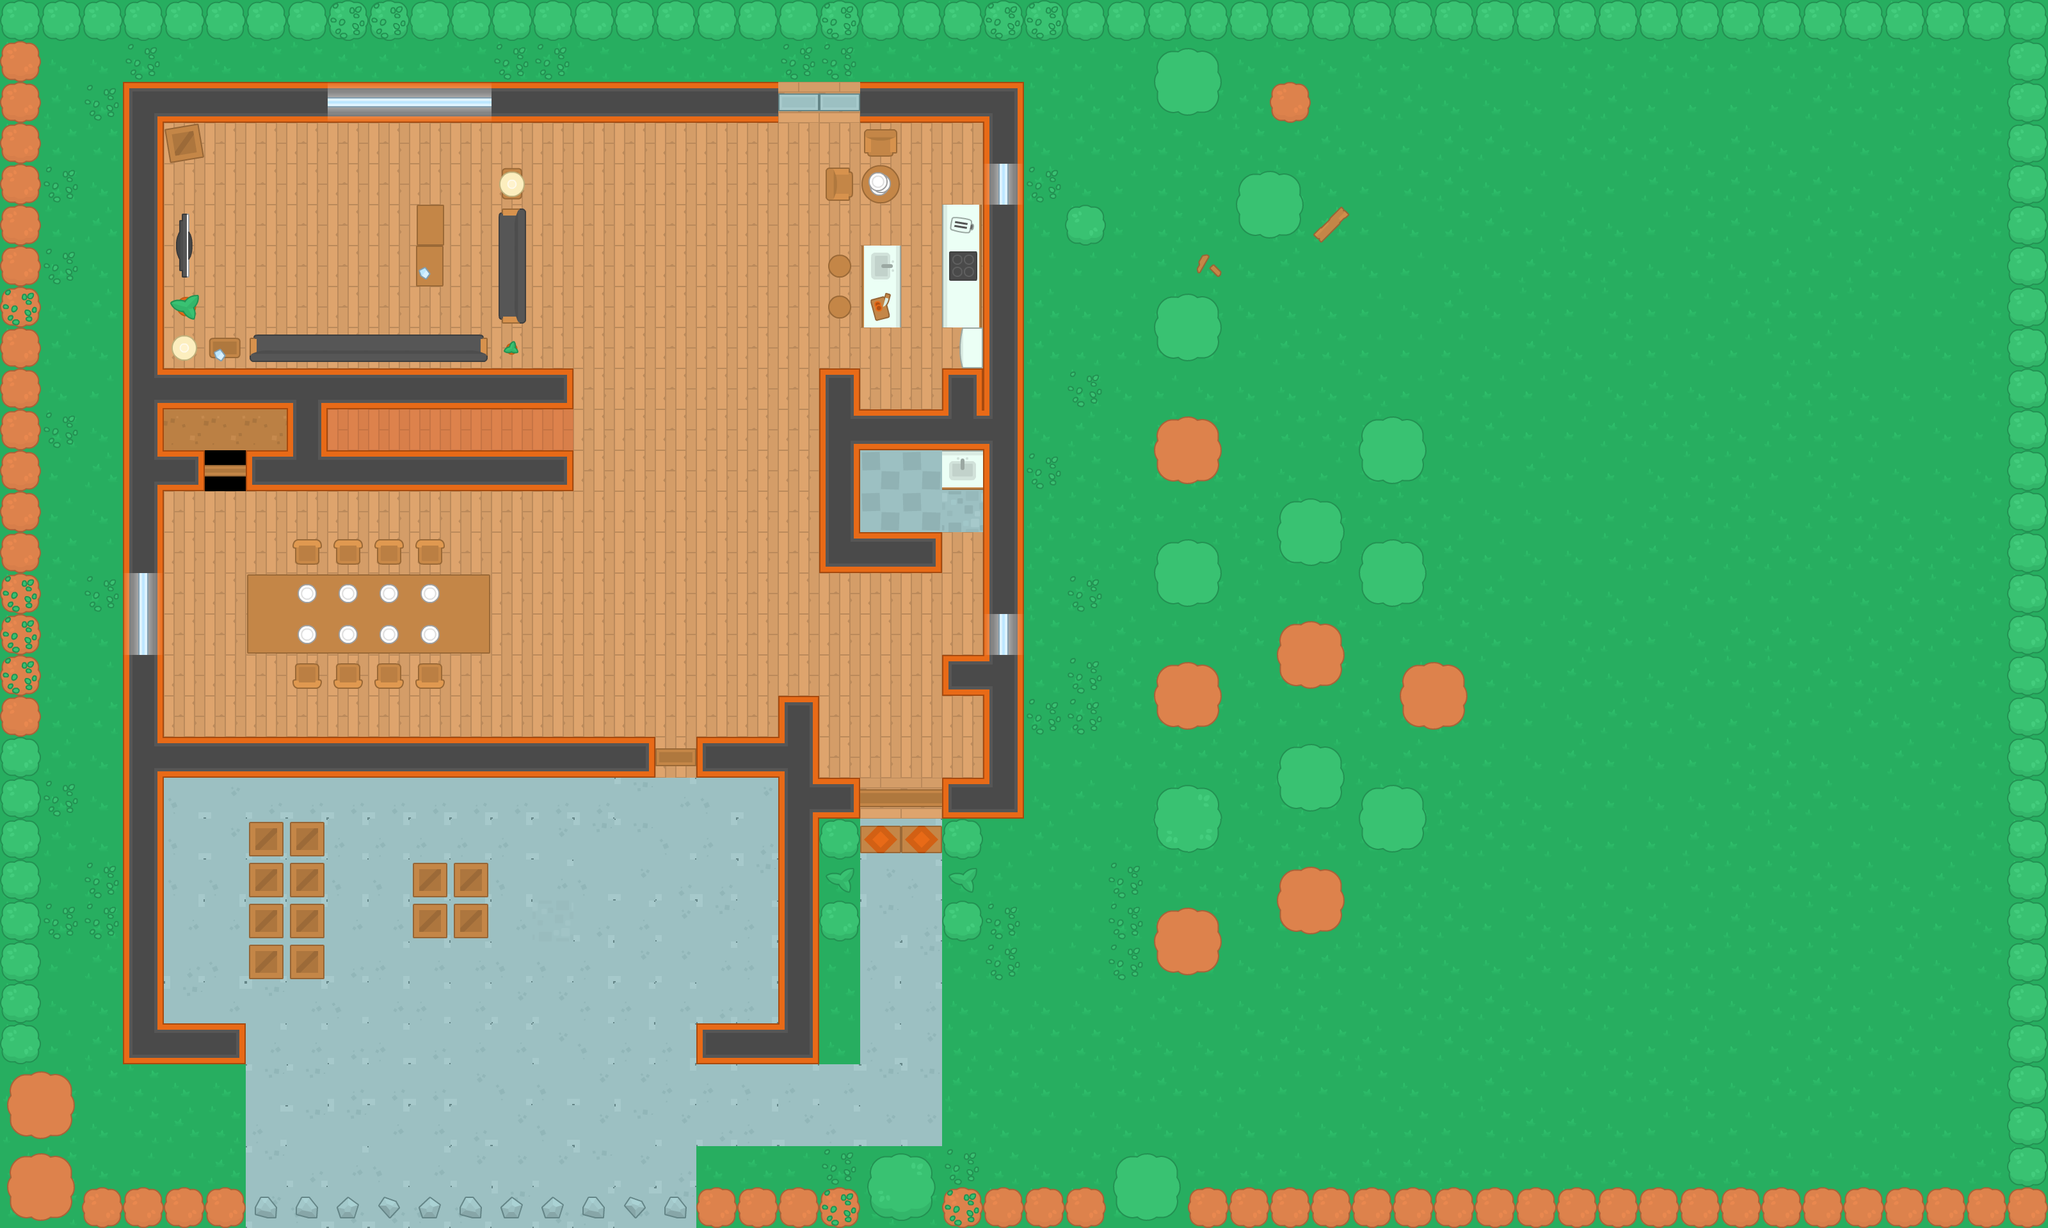

A level layout from a 2D game, rendered from its tile map. Below: a short description, then the map file with tile-grid data replaced by summaries:
An orthogonal 50x30 tile map with 64x64 px tiles, 4 tile layers (ground, walls, items, decorations) and 93 objects (74x wall, 11x zombie, 3x health, 2x sniper, player, ...).

<map version="1.4" tiledversion="1.4.0" orientation="orthogonal" renderorder="right-down" width="50" height="30" tilewidth="64" tileheight="64" infinite="0" nextlayerid="6" nextobjectid="121">
 <tileset firstgid="1" source="Kenney Topdown Pack.tsx" />
 <layer id="1" name="ground" width="50" height="30">
  <data>[1500 cells, 1500 non-empty, 16 distinct tile ids]</data>
 </layer>
 <layer id="3" name="walls" width="50" height="30">
  <data>[1500 cells, 286 non-empty, 19 distinct tile ids]</data>
 </layer>
 <layer id="2" name="items" width="50" height="30">
  <data>[1500 cells, 154 non-empty, 36 distinct tile ids]</data>
 </layer>
 <layer id="4" name="decorations" width="50" height="30">
  <data>[1500 cells, 56 non-empty, 12 distinct tile ids]</data>
 </layer>
 <objectgroup id="5" name="Obstacles">
  <object id="3" name="wall" x="192" y="128" width="1020.12" height="64" />
  <object id="4" name="player" x="1049.09" y="378.425" width="32" height="32" />
  <object id="5" name="wall" x="192" y="192" width="128" height="64" />
  <object id="7" name="wall" x="1536" y="192" width="64" height="1088" />
  <object id="10" name="wall" x="192" y="256" width="64" height="1408" />
  <object id="11" name="wall" x="1216" y="1088" width="64" height="576" />
  <object id="12" name="wall" x="1280" y="576" width="64" height="320" />
  <object id="13" name="wall" x="256" y="576" width="640" height="64" />
  <object id="14" name="wall" x="384" y="704" width="512" height="64" />
  <object id="15" name="wall" x="192" y="704" width="128" height="64" />
  <object id="16" name="wall" x="384" y="896" width="384" height="128" />
  <object id="17" name="wall" x="1472" y="1024" width="64" height="64" />
  <object id="18" name="wall" x="1472" y="1216" width="64" height="64" />
  <object id="19" name="wall" x="1280" y="1216" width="64" height="64" />
  <object id="20" name="wall" x="1344" y="832" width="128" height="64" />
  <object id="21" name="wall" x="1344" y="640" width="192" height="64" />
  <object id="22" name="wall" x="1472" y="704" width="64" height="64" />
  <object id="23" name="wall" x="1472" y="576" width="64" height="64" />
  <object id="24" name="wall" x="1504" y="512" width="32" height="64" />
  <object id="25" name="wall" x="1472" y="320" width="64" height="192" />
  <object id="26" name="wall" x="1344" y="384" width="64" height="128" />
  <object id="27" name="wall" x="1353.33" y="262.667" width="48" height="48" />
  <object id="28" name="wall" x="782.667" y="265.333" width="38.6667" height="48" />
  <object id="29" name="wall" x="649.333" y="322.667" width="44" height="118.667" />
  <object id="30" name="wall" x="274" y="332.666" width="26.6667" height="102.667" />
  <object id="31" name="wall" x="277.333" y="468.666" width="22.6667" height="24.0003" />
  <object id="32" name="wall" x="276.667" y="522.667" width="25.3334" height="33.3336" />
  <object id="33" name="wall" x="322" y="526" width="52.0001" height="33.3336" />
  <object id="34" name="wall" x="384" y="528" width="368" height="32" />
  <object id="35" name="wall" x="784" y="320" width="32" height="176" />
  <object id="36" name="wall" x="256" y="1152" width="768" height="64" />
  <object id="37" name="wall" x="1088" y="1152" width="128" height="64" />
  <object id="38" name="wall" x="256" y="1600" width="128" height="64" />
  <object id="39" name="wall" x="1088" y="1600" width="128" height="64" />
  <object id="40" name="wall" x="1282" y="1410.67" width="58" height="58" />
  <object id="41" name="wall" x="1283.67" y="1283.67" width="58" height="58" />
  <object id="42" name="wall" x="1475" y="1283.67" width="58" height="58" />
  <object id="43" name="wall" x="1473.67" y="1411" width="58" height="58" />
  <object id="44" name="wall" x="1487" y="1357" width="40.6667" height="37.3333" />
  <object id="46" name="wall" x="1294.33" y="1357.33" width="40.6667" height="37.3333" />
  <object id="49" name="wall" x="1349.79" y="1807.36" width="94.3636" height="94.3636" />
  <object id="50" name="wall" x="1341.46" y="128.606" width="256.484" height="64" />
  <object id="52" name="wall" x="442.667" y="641.333" width="69.3333" height="64" />
  <object id="53" name="wall" x="793.333" y="538.667" width="13" height="13" />
  <object id="56" name="wall" x="1992" y="140.666" width="44" height="40.667" />
  <object id="58" name="wall" x="1990" y="137.666" width="44" height="40.667" />
  <object id="59" name="wall" x="1676" y="329.666" width="44" height="40.667" />
  <object id="60" name="wall" x="1818.67" y="478" width="72" height="74.667" />
  <object id="61" name="wall" x="1948" y="282.667" width="72" height="74.667" />
  <object id="62" name="wall" x="1820" y="92.6665" width="72" height="74.667" />
  <object id="63" name="zombie" x="1163.94" y="845.512" width="32" height="32" />
  <object id="64" name="zombie" x="1144.91" y="965.694" width="32" height="32" />
  <object id="65" name="zombie" x="2058" y="917.333" width="32" height="32" />
  <object id="66" name="zombie" x="2150" y="1007.33" width="32" height="32" />
  <object id="67" name="zombie" x="1013.94" y="844.636" width="32" height="32" />
  <object id="68" name="zombie" x="1016.52" y="953.878" width="32" height="32" />
  <object id="69" name="zombie" x="2138" y="1105.33" width="32" height="32" />
  <object id="70" name="zombie" x="2140" y="1105.33" width="32" height="32" />
  <object id="71" name="zombie" x="2008" y="1130.67" width="32" height="32" />
  <object id="72" name="wall" x="0" y="0" width="3200" height="64" />
  <object id="73" name="wall" x="0" y="1856" width="3200" height="64" />
  <object id="74" name="wall" x="0" y="0" width="64" height="1920" />
  <object id="75" name="wall" x="3136" y="0" width="64" height="1920" />
  <object id="76" name="wall" x="64" y="1680" width="42" height="96" />
  <object id="77" name="wall" x="64" y="1808" width="42" height="48" />
  <object id="78" name="wall" x="1744" y="1808" width="96" height="48" />
  <object id="80" name="health" x="528" y="656" width="32" height="32" />
  <object id="81" name="health" x="272" y="1360" width="32" height="32" />
  <object id="82" name="health" x="736" y="656" width="32" height="32" />
  <object id="83" name="wall" x="387.789" y="1286.45" width="117.191" height="243.585" rotation="359.835" />
  <object id="91" name="wall" x="644.383" y="1350.93" width="53.7591" height="51.1818" rotation="359.036" />
  <object id="92" name="wall" x="708.62" y="1350.91" width="53.7591" height="51.1818" rotation="359.036" />
  <object id="93" name="wall" x="644.62" y="1413.41" width="53.7591" height="51.1818" rotation="359.036" />
  <object id="94" name="wall" x="708.12" y="1414.41" width="53.7591" height="51.1818" rotation="359.036" />
  <object id="95" name="wall" x="1820" y="668.667" width="72" height="74.667" />
  <object id="96" name="wall" x="2138" y="665.667" width="72" height="74.667" />
  <object id="97" name="wall" x="2010" y="794.667" width="72" height="74.667" />
  <object id="98" name="wall" x="2139" y="856.667" width="72" height="74.667" />
  <object id="99" name="wall" x="1819" y="856.667" width="72" height="74.667" />
  <object id="100" name="wall" x="2013" y="985.667" width="72" height="74.667" />
  <object id="101" name="wall" x="1818" y="1052.67" width="72" height="74.667" />
  <object id="102" name="wall" x="1816" y="1243.67" width="72" height="74.667" />
  <object id="103" name="wall" x="1818" y="1438.67" width="72" height="74.667" />
  <object id="104" name="wall" x="2008" y="1370.67" width="72" height="74.667" />
  <object id="105" name="wall" x="2135" y="1244.67" width="72" height="74.667" />
  <object id="106" name="wall" x="2011" y="1172.67" width="72" height="74.667" />
  <object id="107" name="wall" x="2198" y="1051.67" width="72" height="74.667" />
  <object id="108" name="zombie" x="905.667" y="885.485" width="32" height="32" />
  </objectgroup>
</map>
<!-- 5 of 93 objects omitted -->
